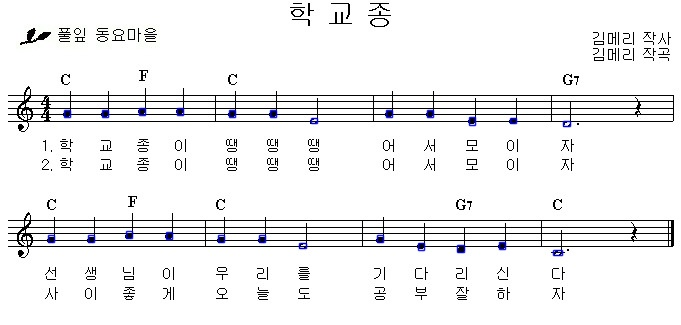
#> input picture model/merged_note.jpg, 681 x 325 px, given in place of , which was not available
$ python preprocess_refactored.py
#> lines starting #> are read from the running program, lines starting #| are printed output that depends on the picture; after the words box and inside, x2 and y2 are one past the last pixel; in counts of white or black regions, pixels touching at a corner belong together; pictures that were not available may be replaced by others from this repository, and a replacement may not be noted
#> further down, original is the input picture: shape (325, 681, 3); mean B, G, R 240.6, 240, 239.9
### model/blog_functions.py
import cv2
import numpy as np

def threshold(image_path):
#> called with image_path = ''
    image = cv2.imread(image_path)
    if 'png' in image_path:
        image = cv2.cvtColor(image, cv2.COLOR_BGRA2GRAY)
    elif 'jpg' or 'jpeg' in image_path:
        image = cv2.cvtColor(image, cv2.COLOR_BGR2GRAY)

    ret, image = cv2.threshold(image, 127, 255, cv2.THRESH_BINARY_INV | cv2.THRESH_OTSU)
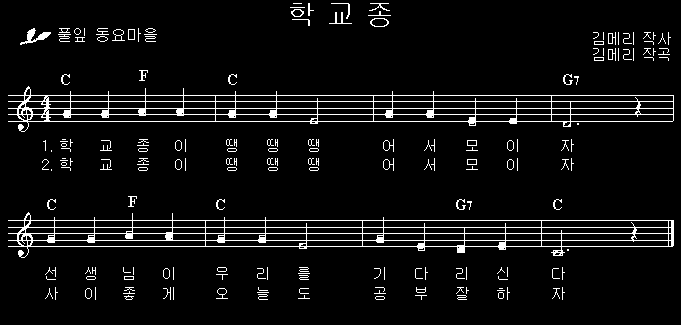
#> image: shape (325, 681); 5.8% white in thin lines or dots, all inside (x1, y1, x2, y2) = (8, 3, 674, 300)
#> ret = 74
    return image

def remove_noise(image_path):
    image = threshold(image_path)
    mask = np.zeros(image.shape, np.uint8)  # 보표 영역만 추출하기 위해 마스크 생성

    cnt, labels, stats, centroids = cv2.connectedComponentsWithStats(image)  # 레이블링
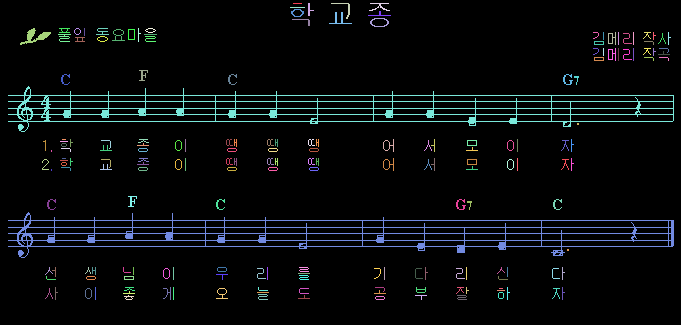
#> labels: shape (325, 681) int32; 187 distinct labels, from 0 to 186; one colour per label, 0 black
#> cnt = 187; stats = 187 rows, first 6: [0, 0, 681, 325, 208543], [293, 3, 9, 1, 9], [308, 3, 6, 13, 30], [331, 3, 19, 16, 48], [369, 3, 21, 8, 52], [290, 7, 15, 1, 15]; centroids = 187 pairs, first value 34.97 to 668.2, second value 3 to 297.6
    for i in range(1, cnt):
        x, y, w, h, area = stats[i]
        if w > image.shape[1] * 0.3:  # 보표 영역에만
            cv2.rectangle(mask, (x, y, w, h), (255, 0, 0), -1)  # 사각형 그리기
#> this loop made 186 passes
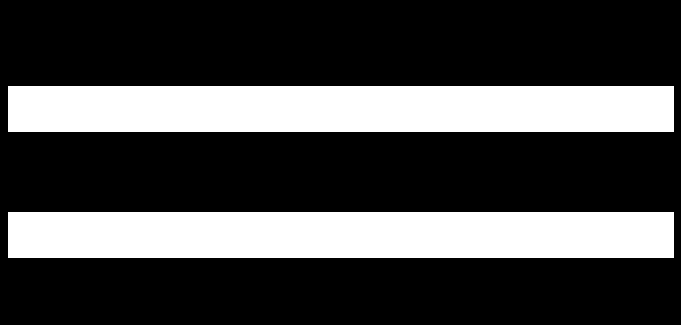
#> mask: shape (325, 681); 27.7% white; 2 white regions, box (x1, y1, x2, y2) and area: (8, 86, 674, 132) 30636, (8, 212, 674, 258) 30636

    masked_image = cv2.bitwise_and(image, mask)
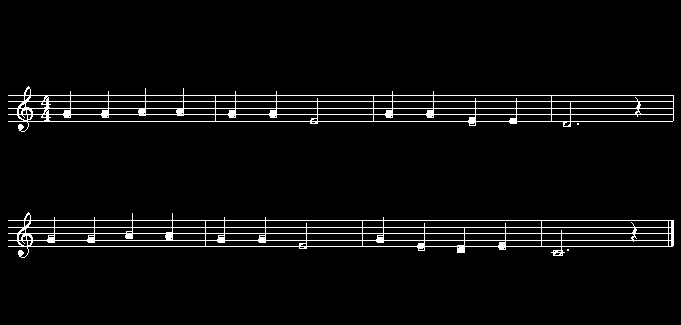
#> masked_image: shape (325, 681); 4% white in thin lines or dots, all inside (x1, y1, x2, y2) = (8, 86, 674, 258)

    return masked_image


# [103 lines left out: functions remove_staves, detect_staffline, merge_staffline, normalization, not called in this run]


### model/preprocess_refactored.py
import cv2
import os
import sys
import numpy as np
import argparse

from blog_functions import remove_noise, remove_staves, normalization

parser = argparse.ArgumentParser()
parser.add_argument('--resource_path', type=str, default='')
parser.add_argument('--save_name', type=str, default='')
opt = parser.parse_args()
print(opt)

original = cv2.imread(opt.resource_path)
# 1. 보표 영역 추출 및 그 외 노이즈 제거
image_1 = remove_noise(opt.resource_path)
# cv2.imwrite('image1.jpg', image_1)

# 2. 오선 제거
#> (the run stopped early here; a loop or call above may not have finished)
